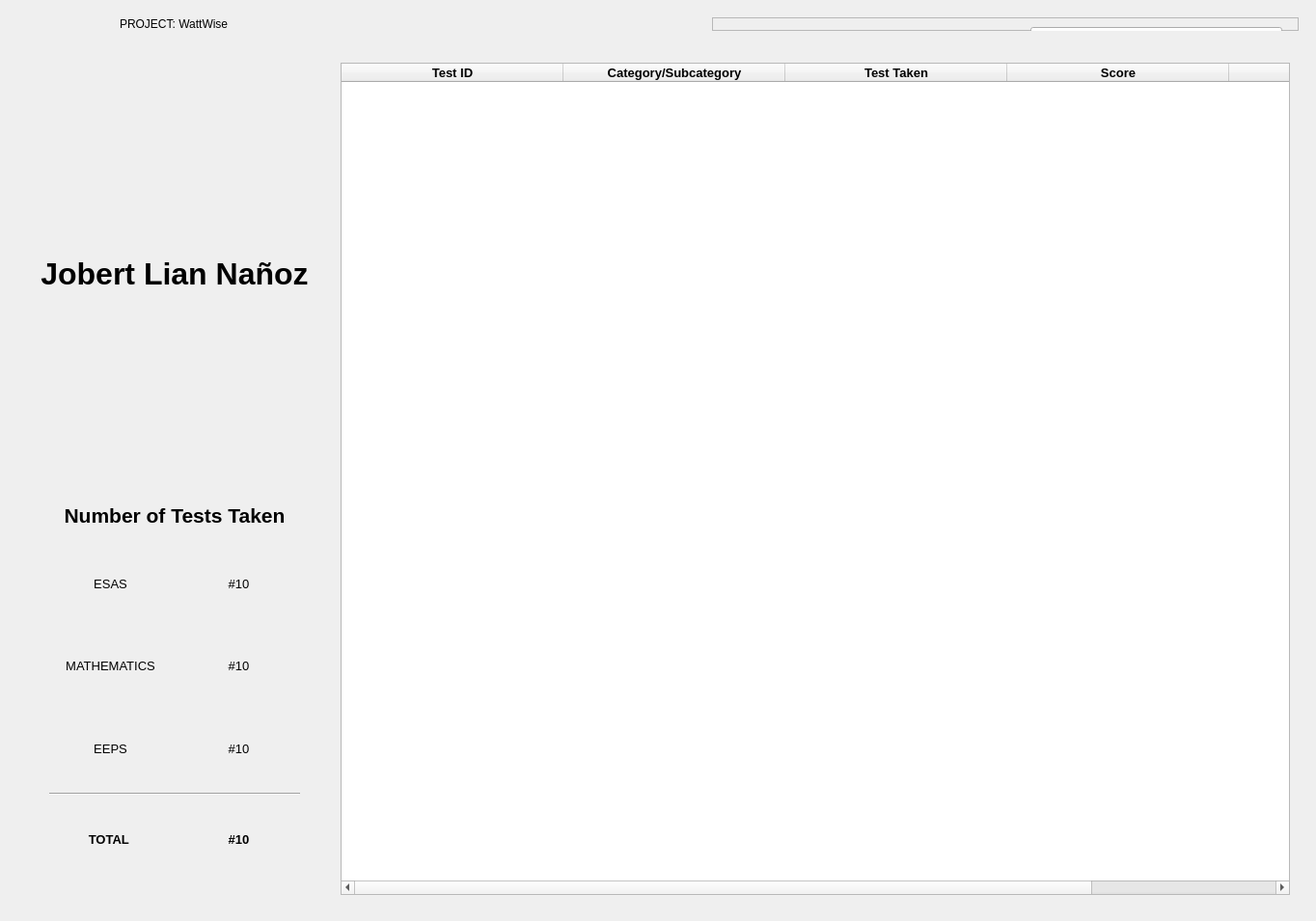
<?xml version="1.0" encoding="UTF-8"?>
<ui version="4.0">
 <class>MainWindow</class>
 <widget class="QMainWindow" name="MainWindow">
  <property name="geometry">
   <rect>
    <x>0</x>
    <y>0</y>
    <width>1364</width>
    <height>955</height>
   </rect>
  </property>
  <property name="cursor">
   <cursorShape>ArrowCursor</cursorShape>
  </property>
  <property name="windowTitle">
   <string>MainWindow</string>
  </property>
  <property name="styleSheet">
   <string notr="true">#header {
	background-color: #004d99;
	padding-left: 10px;
	margin-left: 10px;
	margin-right: 10px;
}


#title {
	color: white;
	font-weight: bold;
	font-size: 36px;
}

#btnBackMainMenu {
	background-color: #4db8ff;
	border-radius: 20px;
	color: white;
	margin-top: 10px;
	font-size: 24px;
	height: 50px;
}

#btnBackMainMenu:hover {
	background-color: #1AA4FF;
}

#mainFrame {
	border: 2px solid #0073e6;
	margin-left: 3px;
	margin-right: 10px;
}

#mainFrame #btnPrint {
	color: #ffffff;
	background-color:  #004d99;
	border-radius: 15px;
	font-weight: bold;
	font-size: 24px;
	height: 80px;
	margin-bottom: 10px;
}

#mainFrame #btnPrint:hover {
	background-color: #0067CC;
}

#mainFrame QPushButton {
	margin-top: 10px;
	margin-bottom: 10px;
}

#btnCapture {
	color: #ffffff;
	background-color:  #004d99;
	font-weight: bold;
}

#btnCapture:hover {
	background-color: #2215FB;
}

#btnCheck {
	color: #ffffff;
	background-color: #00cc00;
	font-weight: bold;
}

#btnCheck:hover {
	background-color: #00FF00;
}

#btnProfile {
	color: #ffffff;
	background-color:  #d2691e;
	font-weight: bold;
}

#btnProfile:hover {
	background-color: #E4843F;
}

#leftFrame {
	background-color: #0067cc;
}

#labelName {
	color: #ffffff;
}

#resultFrame {
	background-color: #ffffff;
}</string>
  </property>
  <widget class="QWidget" name="centralwidget">
   <layout class="QFormLayout" name="formLayout_2">
    <item row="0" column="0" colspan="2">
     <widget class="QFrame" name="header">
      <property name="baseSize">
       <size>
        <width>0</width>
        <height>0</height>
       </size>
      </property>
      <layout class="QGridLayout" name="gridLayout_2">
       <item row="0" column="2">
        <widget class="QFrame" name="frame">
         <property name="frameShape">
          <enum>QFrame::StyledPanel</enum>
         </property>
         <property name="frameShadow">
          <enum>QFrame::Raised</enum>
         </property>
         <widget class="QPushButton" name="btnBackMainMenu">
          <property name="enabled">
           <bool>true</bool>
          </property>
          <property name="geometry">
           <rect>
            <x>330</x>
            <y>10</y>
            <width>261</width>
            <height>61</height>
           </rect>
          </property>
          <property name="sizePolicy">
           <sizepolicy hsizetype="Preferred" vsizetype="Preferred">
            <horstretch>0</horstretch>
            <verstretch>0</verstretch>
           </sizepolicy>
          </property>
          <property name="minimumSize">
           <size>
            <width>0</width>
            <height>0</height>
           </size>
          </property>
          <property name="baseSize">
           <size>
            <width>100</width>
            <height>100</height>
           </size>
          </property>
          <property name="cursor">
           <cursorShape>PointingHandCursor</cursorShape>
          </property>
          <property name="text">
           <string>Back to Main Menu</string>
          </property>
          <property name="icon">
           <iconset resource="../qrc/main_menu_rc.qrc">
            <normaloff>:/images/assets/arrow-left.svg</normaloff>:/images/assets/arrow-left.svg</iconset>
          </property>
          <property name="iconSize">
           <size>
            <width>28</width>
            <height>28</height>
           </size>
          </property>
         </widget>
        </widget>
       </item>
       <item row="0" column="0">
        <widget class="QLabel" name="logo">
         <property name="enabled">
          <bool>true</bool>
         </property>
         <property name="sizePolicy">
          <sizepolicy hsizetype="Preferred" vsizetype="Preferred">
           <horstretch>0</horstretch>
           <verstretch>0</verstretch>
          </sizepolicy>
         </property>
         <property name="maximumSize">
          <size>
           <width>100</width>
           <height>100</height>
          </size>
         </property>
         <property name="frameShadow">
          <enum>QFrame::Sunken</enum>
         </property>
         <property name="text">
          <string/>
         </property>
         <property name="pixmap">
          <pixmap resource="../qrc/main_menu_rc.qrc">:/images/assets/logo-white.png</pixmap>
         </property>
         <property name="scaledContents">
          <bool>true</bool>
         </property>
        </widget>
       </item>
       <item row="0" column="1">
        <widget class="QLabel" name="title">
         <property name="text">
          <string>PROJECT: WattWise</string>
         </property>
        </widget>
       </item>
      </layout>
     </widget>
    </item>
    <item row="1" column="1">
     <widget class="QFrame" name="mainFrame">
      <layout class="QGridLayout" name="gridLayout_3">
       <item row="0" column="1" colspan="2">
        <widget class="QFrame" name="tableFrame">
         <property name="minimumSize">
          <size>
           <width>0</width>
           <height>400</height>
          </size>
         </property>
         <layout class="QVBoxLayout" name="verticalLayout">
          <item>
           <widget class="QTableWidget" name="testsTable">
            <property name="font">
             <font>
              <pointsize>10</pointsize>
             </font>
            </property>
            <property name="autoFillBackground">
             <bool>false</bool>
            </property>
            <property name="editTriggers">
             <set>QAbstractItemView::NoEditTriggers</set>
            </property>
            <property name="alternatingRowColors">
             <bool>true</bool>
            </property>
            <property name="selectionBehavior">
             <enum>QAbstractItemView::SelectRows</enum>
            </property>
            <property name="sortingEnabled">
             <bool>true</bool>
            </property>
            <property name="columnCount">
             <number>5</number>
            </property>
            <attribute name="horizontalHeaderDefaultSectionSize">
             <number>230</number>
            </attribute>
            <column>
             <property name="text">
              <string>Test ID</string>
             </property>
             <property name="font">
              <font>
               <pointsize>10</pointsize>
               <weight>75</weight>
               <bold>true</bold>
              </font>
             </property>
             <property name="textAlignment">
              <set>AlignCenter</set>
             </property>
            </column>
            <column>
             <property name="text">
              <string>Category/Subcategory</string>
             </property>
             <property name="font">
              <font>
               <pointsize>10</pointsize>
               <weight>75</weight>
               <bold>true</bold>
              </font>
             </property>
             <property name="textAlignment">
              <set>AlignCenter</set>
             </property>
            </column>
            <column>
             <property name="text">
              <string>Test Taken</string>
             </property>
             <property name="font">
              <font>
               <pointsize>10</pointsize>
               <weight>75</weight>
               <bold>true</bold>
              </font>
             </property>
             <property name="textAlignment">
              <set>AlignCenter</set>
             </property>
            </column>
            <column>
             <property name="text">
              <string>Score</string>
             </property>
             <property name="font">
              <font>
               <pointsize>10</pointsize>
               <weight>75</weight>
               <bold>true</bold>
              </font>
             </property>
             <property name="textAlignment">
              <set>AlignCenter</set>
             </property>
            </column>
            <column>
             <property name="text">
              <string>Status</string>
             </property>
             <property name="font">
              <font>
               <pointsize>10</pointsize>
               <weight>75</weight>
               <bold>true</bold>
              </font>
             </property>
             <property name="textAlignment">
              <set>AlignCenter</set>
             </property>
            </column>
           </widget>
          </item>
         </layout>
        </widget>
       </item>
       <item row="0" column="0">
        <widget class="QFrame" name="leftFrame">
         <property name="sizePolicy">
          <sizepolicy hsizetype="Fixed" vsizetype="Preferred">
           <horstretch>0</horstretch>
           <verstretch>0</verstretch>
          </sizepolicy>
         </property>
         <layout class="QVBoxLayout" name="verticalLayout_5">
          <item>
           <widget class="QFrame" name="nameFrame">
            <layout class="QVBoxLayout" name="verticalLayout_6">
             <item>
              <widget class="QLabel" name="labelName">
               <property name="font">
                <font>
                 <pointsize>24</pointsize>
                 <weight>75</weight>
                 <bold>true</bold>
                </font>
               </property>
               <property name="layoutDirection">
                <enum>Qt::LeftToRight</enum>
               </property>
               <property name="text">
                <string>Jobert Lian Nañoz</string>
               </property>
               <property name="alignment">
                <set>Qt::AlignCenter</set>
               </property>
               <property name="wordWrap">
                <bool>true</bool>
               </property>
              </widget>
             </item>
             <item>
              <widget class="QFrame" name="resultFrame">
               <layout class="QVBoxLayout" name="verticalLayout_7">
                <item>
                 <widget class="QLabel" name="label_1">
                  <property name="sizePolicy">
                   <sizepolicy hsizetype="Preferred" vsizetype="Fixed">
                    <horstretch>0</horstretch>
                    <verstretch>0</verstretch>
                   </sizepolicy>
                  </property>
                  <property name="minimumSize">
                   <size>
                    <width>0</width>
                    <height>50</height>
                   </size>
                  </property>
                  <property name="font">
                   <font>
                    <pointsize>16</pointsize>
                    <weight>75</weight>
                    <bold>true</bold>
                   </font>
                  </property>
                  <property name="text">
                   <string>Number of Tests Taken</string>
                  </property>
                  <property name="alignment">
                   <set>Qt::AlignCenter</set>
                  </property>
                 </widget>
                </item>
                <item>
                 <layout class="QVBoxLayout" name="verticalLayout_2">
                  <item>
                   <layout class="QHBoxLayout" name="horizontalLayout_4">
                    <item>
                     <widget class="QLabel" name="labelESAS">
                      <property name="font">
                       <font>
                        <pointsize>10</pointsize>
                       </font>
                      </property>
                      <property name="text">
                       <string>ESAS</string>
                      </property>
                      <property name="alignment">
                       <set>Qt::AlignCenter</set>
                      </property>
                     </widget>
                    </item>
                    <item>
                     <widget class="QLabel" name="labelESASTaken">
                      <property name="font">
                       <font>
                        <pointsize>10</pointsize>
                       </font>
                      </property>
                      <property name="text">
                       <string>#10</string>
                      </property>
                      <property name="alignment">
                       <set>Qt::AlignCenter</set>
                      </property>
                     </widget>
                    </item>
                   </layout>
                  </item>
                  <item>
                   <layout class="QHBoxLayout" name="horizontalLayout_3">
                    <item>
                     <widget class="QLabel" name="labelMath">
                      <property name="font">
                       <font>
                        <pointsize>10</pointsize>
                       </font>
                      </property>
                      <property name="text">
                       <string>MATHEMATICS</string>
                      </property>
                      <property name="alignment">
                       <set>Qt::AlignCenter</set>
                      </property>
                     </widget>
                    </item>
                    <item>
                     <widget class="QLabel" name="labelMathTaken">
                      <property name="font">
                       <font>
                        <pointsize>10</pointsize>
                       </font>
                      </property>
                      <property name="text">
                       <string>#10</string>
                      </property>
                      <property name="alignment">
                       <set>Qt::AlignCenter</set>
                      </property>
                     </widget>
                    </item>
                   </layout>
                  </item>
                  <item>
                   <layout class="QHBoxLayout" name="horizontalLayout">
                    <item>
                     <widget class="QLabel" name="labelEEPS">
                      <property name="font">
                       <font>
                        <pointsize>10</pointsize>
                       </font>
                      </property>
                      <property name="text">
                       <string>EEPS</string>
                      </property>
                      <property name="alignment">
                       <set>Qt::AlignCenter</set>
                      </property>
                     </widget>
                    </item>
                    <item>
                     <widget class="QLabel" name="labelEEPSTaken">
                      <property name="font">
                       <font>
                        <pointsize>10</pointsize>
                       </font>
                      </property>
                      <property name="text">
                       <string>#10</string>
                      </property>
                      <property name="alignment">
                       <set>Qt::AlignCenter</set>
                      </property>
                     </widget>
                    </item>
                   </layout>
                  </item>
                  <item>
                   <widget class="Line" name="line">
                    <property name="orientation">
                     <enum>Qt::Horizontal</enum>
                    </property>
                   </widget>
                  </item>
                  <item>
                   <layout class="QHBoxLayout" name="horizontalLayout_2">
                    <item>
                     <widget class="QLabel" name="labelTotal">
                      <property name="font">
                       <font>
                        <pointsize>10</pointsize>
                        <weight>75</weight>
                        <bold>true</bold>
                       </font>
                      </property>
                      <property name="text">
                       <string>TOTAL </string>
                      </property>
                      <property name="alignment">
                       <set>Qt::AlignCenter</set>
                      </property>
                     </widget>
                    </item>
                    <item>
                     <widget class="QLabel" name="labelTotalTaken">
                      <property name="font">
                       <font>
                        <pointsize>10</pointsize>
                        <weight>75</weight>
                        <bold>true</bold>
                       </font>
                      </property>
                      <property name="text">
                       <string>#10</string>
                      </property>
                      <property name="alignment">
                       <set>Qt::AlignCenter</set>
                      </property>
                     </widget>
                    </item>
                   </layout>
                  </item>
                 </layout>
                </item>
               </layout>
              </widget>
             </item>
            </layout>
           </widget>
          </item>
         </layout>
        </widget>
       </item>
      </layout>
     </widget>
    </item>
   </layout>
  </widget>
 </widget>
 <resources>
  <include location="../qrc/main_menu_rc.qrc"/>
 </resources>
 <connections/>
</ui>
